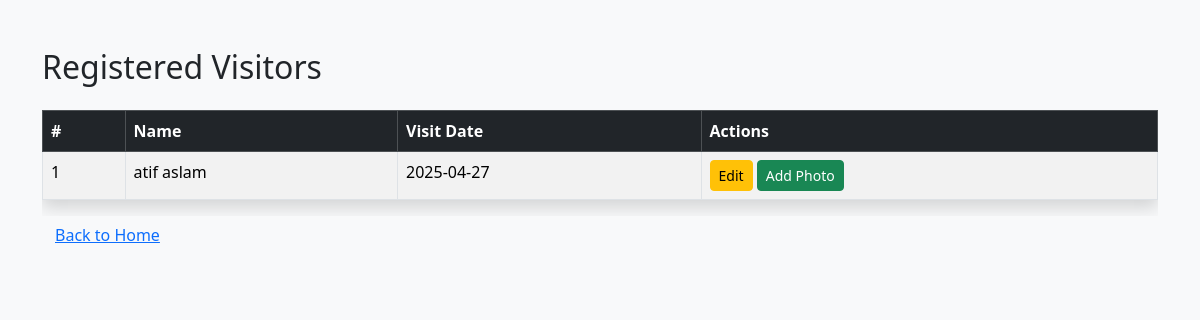
Before: /visitors (signed in) with the older database file.
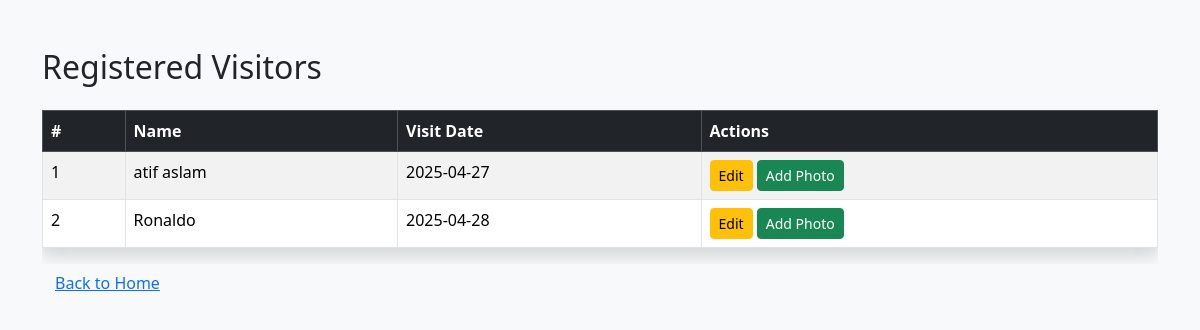
After: the same page with the newer database file.
### tables this page shows
CREATE TABLE visitors (
            id INTEGER PRIMARY KEY AUTOINCREMENT,
            name TEXT,
            visit_date TEXT,
            encoding BLOB
        );

### app.py (the view)
@app.route('/visitors')
def visitors():
    if not session.get('admin_logged_in'):
        return redirect(url_for('login'))
    conn = sqlite3.connect(DATABASE)
    c = conn.cursor()
    c.execute("SELECT id, name, visit_date FROM visitors")
    visitors = c.fetchall()
    conn.close()
    unique_visitors = {}
    for visitor in visitors:
        visitor_id, name, visit_date = visitor
        if name not in unique_visitors:
            unique_visitors[name] = {
                'id': visitor_id,
                'name': name,
                'visit_date': visit_date
            }
    return render_template('visitors.html', visitors=unique_visitors.values())

### templates/visitors.html (shortened to what this page needs)
<!DOCTYPE html>
<html lang="en">
<head>
    <link href="https://cdn.jsdelivr.net/npm/bootstrap@5.3.2/dist/css/bootstrap.min.css" rel="stylesheet">
</head>
<body class="bg-light">
<div class="container py-5">
    <h2 class="mb-4">Registered Visitors</h2>
    <div class="table-responsive">
        <table class="table table-bordered table-striped bg-white shadow">
            <thead class="table-dark">
                <tr>
                    <th>#</th>
                    <th>Name</th>
                    <th>Visit Date</th>
                    <th>Actions</th>
                </tr>
            </thead>
            <tbody>
                {% for visitor in visitors %}
                <tr>
                    <td>{{ loop.index }}</td>
                    <td>{{ visitor.name }}</td>
                    <td>{{ visitor.visit_date }}</td>
                    <td>
                        <a href="/edit/{{ visitor.id }}" class="btn btn-sm btn-warning">Edit</a>
                        <a href="/add-photo/{{ visitor.id }}" class="btn btn-sm btn-success">Add Photo</a>
                    </td>
                </tr>
                {% endfor %}
            </tbody>
        </table>
    </div>
    <a href="/" class="btn btn-link">Back to Home</a>
</div>
</body>
</html>

Changed rows visible on the page:
added visitors: name "Ronaldo", visit_date "2025-04-28"
